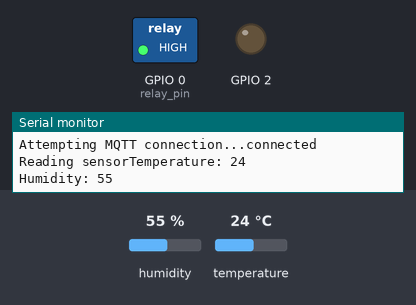
A sketch run on a simulated ESP8266 (NodeMCU). On the bench: switched loads named in the sketch (green lamp = pin HIGH), output pins drawn as LEDs (lit = HIGH), the last lines printed to the serial monitor. The inputs (shaded band) are chosen by the test bench; at power-on: humidity 55 %, temperature 24 °C. WiFi joins after 1.5 s; servers stay silent unless stated; random numbers use the default seed unless the sketch sets one; no MQTT or app messages arrive unless stated.

Above: at 1.6 s.
At 6.6 s:
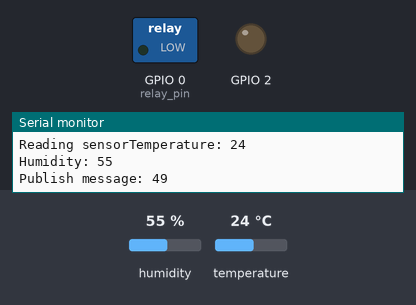
Timing chart, 0 to 8.1 s (numbered marks = the images above):
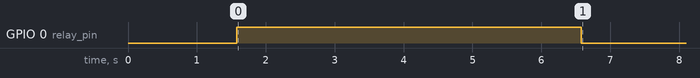

Measured:
- by itself, GPIO 0 (relay_pin): LOW → HIGH at 1.6 s, → LOW 5.0 s later

The sketch:

nodeMCU_humidity.ino
```cpp
/*
 Basic ESP8266 MQTT example

 This sketch demonstrates the capabilities of the pubsub library in combination
 with the ESP8266 board/library.

 It connects to an MQTT server then:
  - publishes "hello world" to the topic "outTopic" every two seconds
  - subscribes to the topic "inTopic", printing out any messages
    it receives. NB - it assumes the received payloads are strings not binary
  - If the first character of the topic "inTopic" is an 1, switch ON the ESP Led,
    else switch it off

 It will reconnect to the server if the connection is lost using a blocking
 reconnect function. See the 'mqtt_reconnect_nonblocking' example for how to
 achieve the same result without blocking the main loop.

 To install the ESP8266 board, (using Arduino 1.6.4+):
  - Add the following 3rd party board manager under "File -> Preferences -> Additional Boards Manager URLs":
       http://arduino.esp8266.com/stable/package_esp8266com_index.json
  - Open the "Tools -> Board -> Board Manager" and click install for the ESP8266"
  - Select your ESP8266 in "Tools -> Board"

*/

#include <ESP8266WiFi.h>
#include <PubSubClient.h>
#include <DHTesp.h>

/** Initialize DHT sensor */
DHTesp dht;
/** Task handle for the light value read task */
//TaskHandle_t tempTaskHandle = NULL;
/** Pin number for DHT11 data pin */
int dhtPin = 2;

//Enable this if the board uses a relay to power the humudity sensor only when the measurement is made
#define Use_Power_relay 1

#if Use_Power_relay
#define Sleep_time 600000
#else
#define Sleep_time 2000
#endif
// Update these with values suitable for your network.

//const char* ssid = "HorsDePrix";
//const char* password = "atefisawesome";
//const char* mqtt_server = "192.168.2.10";

//const char* ssid = "Tenda_20AE40";
//const char* password = "abovehigh379";

//const char* ssid = "Tenda_828F60";
//const char* password = "headtable315";

//const char* ssid = "Tenda_2EC6E0";
//const char* password = "gamechair955";


const char* ssid = "MaAn";
const char* password = "Letmein1";

const char* mqtt_server = "192.168.0.79";

WiFiClient espClient;
PubSubClient client(espClient);
long lastMsg = 0;
char msg[50];
int value = 0;
const int sensor_pin = A0;  /* Connect Soil moisture analog sensor pin to A0 of NodeMCU */
const int relay_pin = 0;
unsigned char firstRun;

void setup_wifi() {

  delay(10);
  // We start by connecting to a WiFi network
  Serial.println();
  Serial.print("Connecting to ");
  Serial.println(ssid);
  WiFi.mode(WIFI_STA);
  WiFi.begin(ssid, password);

  while (WiFi.status() != WL_CONNECTED) {
    delay(500);
    Serial.print(".");
  }

  randomSeed(micros());

  Serial.println("");
  Serial.println("WiFi connected");
  Serial.println("IP address: ");
  Serial.println(WiFi.localIP());
}

void callback(char* topic, byte* payload, unsigned int length) {
  Serial.print("Message arrived [");
  Serial.print(topic);
  Serial.print("] ");
  for (int i = 0; i < length; i++) {
    Serial.print((char)payload[i]);
  }
  Serial.println();

  // Switch on the LED if an 1 was received as first character
  if ((char)payload[0] == '1') {
    digitalWrite(BUILTIN_LED, LOW);   // Turn the LED on (Note that LOW is the voltage level
    // but actually the LED is on; this is because
    // it is acive low on the ESP-01)
  } else {
    digitalWrite(BUILTIN_LED, HIGH);  // Turn the LED off by making the voltage HIGH
  }

}

void reconnect() {
  // Loop until we're reconnected
  while (!client.connected()) {
    Serial.print("Attempting MQTT connection...");
    // Create a random client ID
    String clientId = "ESP8266Client-";
    clientId += String(random(0xffff), HEX);
    // Attempt to connect
    if (client.connect(clientId.c_str())) {
      Serial.println("connected");
      // Once connected, publish an announcement...
      //client.publish("outTopic", "hello world");
      // ... and resubscribe
      //client.subscribe("inTopic");
    } else {
      Serial.print("failed, rc=");
      Serial.print(client.state());
      Serial.println(" try again in 5 seconds");
      // Wait 5 seconds before retrying
      delay(5000);
    }
  }
}

void setup() {
  pinMode(BUILTIN_LED, OUTPUT);     // Initialize the BUILTIN_LED pin as an output
  pinMode(relay_pin, OUTPUT);
  Serial.begin(115200);
  setup_wifi();
  client.setServer(mqtt_server, 1883);
  // Initialize temperature sensor
  Serial.println("Setup sensor");
  dht.setup(dhtPin, DHTesp::DHT11);
  Serial.println("Setup done");
  lastMsg = 0;
  firstRun = 1;
  //client.setCallback(callback);
}

void loop() {
  uint8 moisture_percentage, temp_air, humi_air;
  if (!client.connected()) {
    reconnect();
  }
  client.loop();

  if (WiFi.status() != WL_CONNECTED)
  {
    setup_wifi();
  }

  unsigned long now = millis();
  if (((now - lastMsg) > Sleep_time)||(firstRun==1)) {
    firstRun = 0;
    lastMsg = now;
    ++value;
    /*Read temperature and Humidity*/
    // Reading temperature and humidity takes about 250 milliseconds!
    // Sensor readings may also be up to 2 seconds 'old' (it's a very slow sensor)
    Serial.print("Reading sensor");
    TempAndHumidity lastValues = dht.getTempAndHumidity();
    temp_air = (uint8)lastValues.temperature;
    humi_air = (uint8)lastValues.humidity;
    Serial.print("Temperature: ");
    Serial.println(temp_air);
    Serial.print("Humidity: ");
    Serial.println(humi_air);
    /*Calculate humidity Value based on analog input*/
    #if Use_Power_relay
    digitalWrite(relay_pin, HIGH);
    delay(5000);
    #endif
    moisture_percentage = (uint8)( 100.00 - ( (analogRead(sensor_pin)/1023.00) * 100.00 ) );
    #if Use_Power_relay
    digitalWrite(relay_pin, LOW);
    #endif

    Serial.print("Publish message: ");
    Serial.println(moisture_percentage);
    client.publish("/Solar1/Umiditate_sol", String(moisture_percentage).c_str());
    client.publish("/Solar1/Temperatura_aer", String(temp_air).c_str());
    client.publish("/Solar1/Umiditate_aer", String(humi_air).c_str());
  }
}
```
